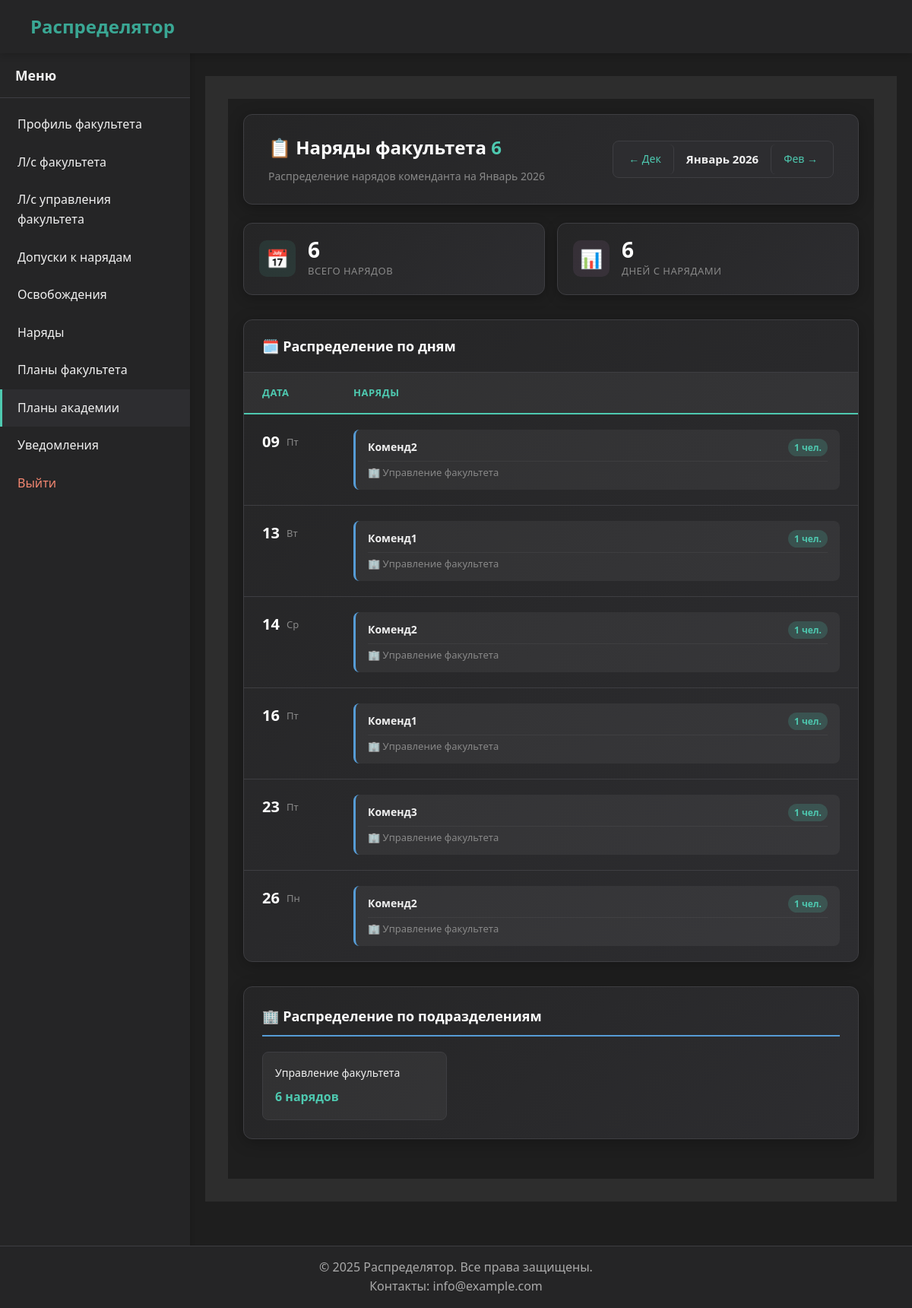
/faculty/academic-duties/?year=2026&month=1 (signed in), run on the app's committed database.
### unit/models.py (models this page shows, shortened)
class Faculty(models.Model):
    name = models.CharField(max_length=20, verbose_name="Название факультета", unique=True)
    class Meta:
        verbose_name = 'Факультет'
        verbose_name_plural = 'Факультеты'

### duty/models.py (models this page shows, shortened)
class DutySchedule(models.Model):
    duty = models.ForeignKey(
        'Duty',
        on_delete=models.CASCADE,
        verbose_name='Наряд',
        related_name='schedules'
    )
    date = models.DateField('Дата наряда')
    time_start = models.TimeField(
        'Время начала',
        null=True,
        blank=True,
        help_text='Если не указано, считается на весь день'
    )
    time_end = models.TimeField(
        'Время окончания',
        null=True,
        blank=True,
        help_text='Если не указано, считается на весь день'
    )
    assigned_unit_type = models.CharField(
        'Тип подразделения',
        max_length=20,
        choices=[('faculty', 'Факультет'), ('department', 'Кафедра')],
        null=True,
        blank=True
    )
    assigned_faculty = models.ForeignKey(
        Faculty,
        on_delete=models.SET_NULL,
        null=True,
        blank=True,
        verbose_name='Назначенный факультет',
        related_name='assigned_duty_schedules'
    )
    assigned_department = models.ForeignKey(
        Department,
        on_delete=models.SET_NULL,
        null=True,
        blank=True,
        verbose_name='Назначенная кафедра',
        related_name='assigned_duty_schedules'
    )
    is_manually_assigned = models.BooleanField(
        default=False,
        verbose_name='Назначено вручную'
    )
    created_at = models.DateTimeField('Дата создания', auto_now_add=True)
    updated_at = models.DateTimeField('Дата обновления', auto_now=True)
    class Meta:
        verbose_name = 'План наряда'
        verbose_name_plural = 'Планы нарядов'
        unique_together = ['duty', 'date', 'time_start', 'time_end']
        ordering = ['date', 'time_start']

class Duty(models.Model):
    duty_name = models.CharField('Название наряда', max_length=50)
    duty_weight = models.FloatField('Вес наряда')
    is_commandant = models.BooleanField('Добавлено комендантом', default=False)
    faculty = models.ForeignKey(
        Faculty,
        on_delete=models.SET_NULL,
        null=True,
        blank=True,
        verbose_name='Факультет',
        related_name='duties'
    )
    department = models.ForeignKey(
        Department,
        on_delete=models.SET_NULL,
        null=True,
        blank=True,
        verbose_name='Кафедра',
        related_name='duties'
    )
    people_count = models.PositiveIntegerField('Количество людей', default=1)
    assigned_faculty = models.ForeignKey(
        Faculty,
        on_delete=models.SET_NULL,
        null=True,
        blank=True,
        verbose_name='Закреплённый факультет',
        related_name='assigned_duties_as_faculty'
    )
    assigned_department = models.ForeignKey(
        Department,
        on_delete=models.SET_NULL,
        null=True,
        blank=True,
        verbose_name='Закреплённая кафедра',
        related_name='assigned_duties_as_department'
    )
    class Meta:
        verbose_name = 'Наряд'
        verbose_name_plural = 'Наряды'
        constraints = [
            models.UniqueConstraint(
                fields=['duty_name'],
                name='unique_duty_for_commandant',
                condition=Q(is_commandant=True)
            ),
            models.UniqueConstraint(
                fields=['duty_name', 'faculty'],
                name='unique_duty_for_faculty',
                condition=Q(faculty__isnull=False, department__isnull=True, is_commandant=False)
            ),
            models.UniqueConstraint(
                fields=['duty_name', 'department'],
                name='unique_duty_for_department',
                condition=Q(department__isnull=False)
            ),
        ]

### faculty/views.py (the view)
# urls.py: path('academic-duties/', views.FacultyAcademicDutiesView.as_view(), name='academic_duties'),
class FacultyAcademicDutiesView(HasFacultyMixin, TemplateView):
    template_name = 'profiles/faculty/academic_duties.html'
    def get_context_data(self, **kwargs):
        context = super().get_context_data(**kwargs)
        user = self.request.user
        faculty = user.faculty
        year = self.request.GET.get('year')
        month = self.request.GET.get('month')
        try:
            if year and month:
                current_date = datetime(int(year), int(month), 1).date()
            else:
                current_date = timezone.now().date().replace(day=1)
        except:
            current_date = timezone.now().date().replace(day=1)
        schedules = DutySchedule.objects.filter(
            Q(assigned_faculty=faculty) |
            Q(assigned_department__faculty=faculty)
        ).filter(
            date__year=current_date.year,
            date__month=current_date.month,
            duty__is_commandant=True  # Фильтр по существующему полю
        ).select_related('duty', 'assigned_faculty', 'assigned_department').order_by('date')
        schedules_by_date = defaultdict(list)
        for schedule in schedules:
            schedules_by_date[schedule.date].append(schedule)
        sorted_dates = sorted(schedules_by_date.keys())
        total_duties = schedules.count()
        total_people = sum(s.duty.people_count for s in schedules)
        dept_distribution = {}
        for schedule in schedules:
            if schedule.assigned_department:
                dept_name = schedule.assigned_department.name
                dept_distribution[dept_name] = dept_distribution.get(dept_name, 0) + 1
            else:
                dept_distribution['Управление факультета'] = dept_distribution.get('Управление факультета', 0) + 1
        prev_month = self._get_adjacent_month(current_date, -1)
        next_month = self._get_adjacent_month(current_date, 1)
        context.update({
            'faculty': faculty,
            'current_date': current_date,
            'prev_month': prev_month,
            'next_month': next_month,
            'schedules': schedules,
            'schedules_by_date': dict(schedules_by_date),
            'sorted_dates': sorted_dates,
            'total_duties': total_duties,
            'total_people': total_people,
            'dept_distribution': dept_distribution,
            'today': timezone.now().date(),
        })
        return context
    def _get_adjacent_month(self, date, delta):
        year = date.year
        month = date.month + delta
        if month > 12:
            year += 1
            month = 1
        elif month < 1:
            year -= 1
            month = 12
        return datetime(year, month, 1).date()

### core/mixins.py (called while the page is built)
    def dispatch(self, request, *args, **kwargs):
        if not hasattr(request.user, 'faculty') or not request.user.faculty:
            messages.warning(request, "У вас нет прав доступа к этому разделу")
            return redirect('home')
        return super().dispatch(request, *args, **kwargs)

### core/templatetags/custom_filters.py (called while the page is built)
@register.filter
def get_item(dictionary, key):
    return dictionary.get(key, [])

### core/utils.py (called while the page is built)
def get_user_type(user):
    if user.is_superuser:
        return 'admin'
    groups = list(user.groups.values_list('name', flat=True))
    if 'Комендант' in groups:
        return 'commandant'
    elif 'Факультет' in groups:
        return 'faculty'
    elif 'Кафедра' in groups:
        return 'department'
    return None

### templates/profiles/faculty/academic_duties.html (shortened to what this page needs)
{% extends "base_account.html" %}
{% load static %}
{% load custom_filters %}
{% block extra_head %}
<link rel="stylesheet" href="{% static 'css/faculty_academic_duties.css' %}">
{% endblock %}
{% block account_content %}
<div class="faculty-duties-container">
    <div class="duties-header">
        <div class="header-main">
            <h1>📋 Наряды факультета <span class="faculty-name">{{ faculty.name }}</span></h1>
            <p class="header-subtitle">Распределение нарядов коменданта на {{ current_date|date:"F Y" }}</p>
        </div>
        <div class="month-switcher">
            <a href="?year={{ prev_month.year }}&month={{ prev_month.month }}" class="month-btn prev">
                ← {{ prev_month|date:"M" }}
            </a>
            <div class="current-month">
                <span class="month-name">{{ current_date|date:"F Y" }}</span>
            </div>
            <a href="?year={{ next_month.year }}&month={{ next_month.month }}" class="month-btn next">
                {{ next_month|date:"M" }} →
            </a>
        </div>
    </div>
    {% if schedules %}
    <div class="main-stats">
        <div class="stat-card total-duties">
            <div class="stat-icon">📅</div>
            <div class="stat-content">
                <div class="stat-value">{{ total_duties }}</div>
                <div class="stat-label">всего нарядов</div>
            </div>
        </div>
        <div class="stat-card days-count">
            <div class="stat-icon">📊</div>
            <div class="stat-content">
                <div class="stat-value">{{ sorted_dates|length }}</div>
                <div class="stat-label">дней с нарядами</div>
            </div>
        </div>
    </div>
    <div class="distribution-table">
        <div class="table-header">
            <h2>🗓️ Распределение по дням</h2>
        </div>
        <div class="table-container">
            <table class="duties-table">
                <thead>
                    <tr>
                        <th>Дата</th>
                        <th>Наряды</th>
                    </tr>
                </thead>
                <tbody>
                    {% for date in sorted_dates %}
                    <tr>
                        <td class="date-cell">
                            <div class="date-wrapper">
                                <span class="date-day">{{ date|date:"d" }}</span>
                                <span class="date-weekday">{{ date|date:"D" }}</span>
                            </div>
                        </td>
                        <td class="combined-cell">
                            <div class="combined-list">
                                {% for schedule in schedules_by_date|get_item:date %}
                                <div class="combined-item">
                                    <div class="combined-header">
                                        <span class="duty-name">{{ schedule.duty.duty_name }}</span>
                                        <span class="duty-meta">
                                            <span class="people-count">{{ schedule.duty.people_count }} чел.</span>
                                        </span>
                                    </div>
                                    <div class="unit-info">
                                        {% if schedule.assigned_department %}
                                        🏛️ {{ schedule.assigned_department.name }}
                                        {% else %}
                                        🏢 Управление факультета
                                        {% endif %}
                                    </div>
                                </div>
                                {% endfor %}
                            </div>
                        </td>
                    </tr>
                    {% endfor %}
                </tbody>
            </table>
        </div>
    </div>
    <div class="department-distribution">
        <div class="section-header">
            <h2>🏢 Распределение по подразделениям</h2>
        </div>
        <div class="dept-stats-grid">
            {% for dept_name, count in dept_distribution.items %}
            <div class="dept-stat">
                <div class="dept-name">{{ dept_name }}</div>
                <div class="dept-count">{{ count }} нарядов</div>
            </div>
            {% endfor %}
        </div>
    </div>
    {% endif %}
</div>
{% endblock %}

### static/css/base.css (style rules this page uses)
* { margin: 0; padding: 0; box-sizing: border-box; }
body { font-family: 'Segoe UI', Tahoma, Geneva, Verdana, sans-serif; background-color: #1e1e1e; color: #f0f0f0; line-height: 1.6; padding-top: 70px; padding-bottom: 0; margin-bottom: 60px; min-height: 100vh; position: relative; }

### static/css/forms.css (style rules this page uses)
.duty-name { font-weight: 500; }

### data on the page
Faculty: name "6"
DutySchedule: sorted_dates "09", sorted_dates "Пт", duty.duty_name "Коменд2", duty.people_count "1", shows "🏢 Управление факультета"
DutySchedule: sorted_dates "13", sorted_dates "Вт", duty.duty_name "Коменд1", duty.people_count "1", shows "🏢 Управление факультета"
DutySchedule: sorted_dates "14", sorted_dates "Ср", duty.duty_name "Коменд2", duty.people_count "1", shows "🏢 Управление факультета"
DutySchedule: sorted_dates "16", sorted_dates "Пт", duty.duty_name "Коменд1", duty.people_count "1", shows "🏢 Управление факультета"
DutySchedule: sorted_dates "23", sorted_dates "Пт", duty.duty_name "Коменд3", duty.people_count "1", shows "🏢 Управление факультета"
DutySchedule: sorted_dates "26", sorted_dates "Пн", duty.duty_name "Коменд2", duty.people_count "1", shows "🏢 Управление факультета"

### other printed values
{{ item.name }} "Профиль факультета" "Л/с факультета" "Л/с управления факультета" "Допуски к нарядам" "Освобождения" "Наряды" "Планы факультета" "Планы академии" "Уведомления"
{{ current_date|date:"F Y" }} "Январь 2026"
{{ prev_month|date:"M" }} "Дек"
{{ next_month|date:"M" }} "Фев"
{{ total_duties }} "6"
{{ sorted_dates|length }} "6"
{{ dept_name }} "Управление факультета"
{{ count }} "6"
